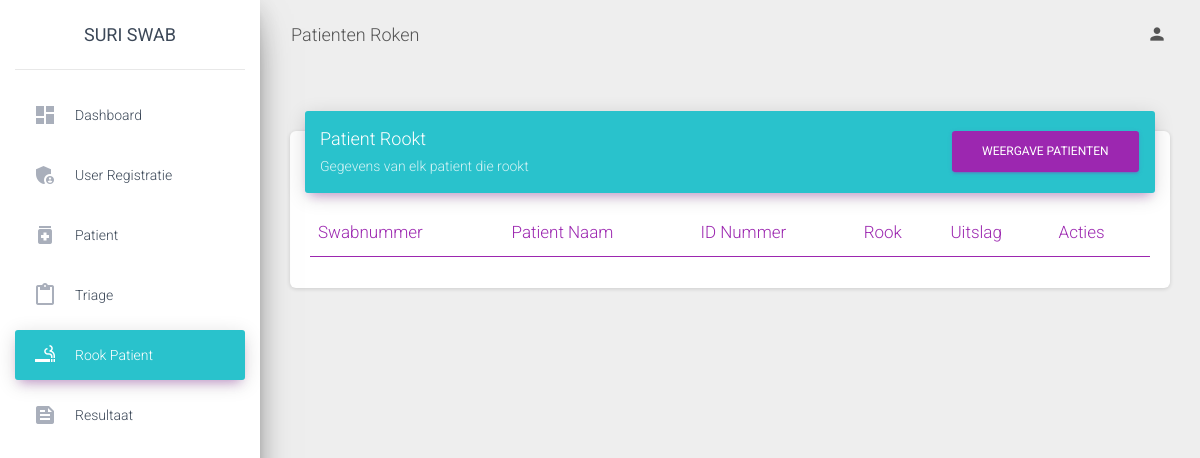
The app's page /admin/view/rook.php, older data.
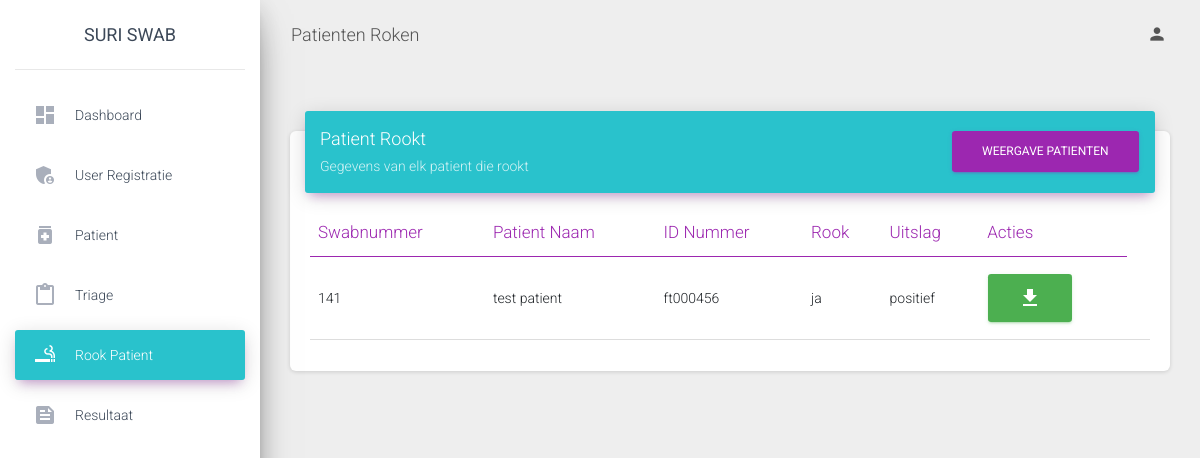
The same page, newer data.
### tables this page shows
CREATE TABLE `resultaat` (
  `swabnummer` int(11) NOT NULL,
  `triagenummer` int(11) NOT NULL,
  `id_patient` int(11) NOT NULL,
  `id_gebruikers` int(11) NOT NULL,
  `id_district` int(11) NOT NULL,
  `datum_resultaat` date NOT NULL,
  `uitslag` varchar(30) NOT NULL,
  `overleg` varchar(30) NOT NULL,
  `ziek` varchar(30) NOT NULL,
  `omschrijving` text NOT NULL,
  `transport` varchar(30) NOT NULL
);

CREATE TABLE `patient` (
  `id_patient` int(11) NOT NULL,
  `id_gebruikers` int(11) NOT NULL,
  `id_district` int(11) NOT NULL,
  `naam` varchar(30) NOT NULL,
  `voornaam` varchar(30) NOT NULL,
  `nationaliteit` varchar(30) NOT NULL,
  `id_nummer` varchar(30) NOT NULL,
  `geslacht` varchar(30) NOT NULL,
  `adres` varchar(30) NOT NULL,
  `geboortedatum` date NOT NULL,
  `datum` date NOT NULL,
  `beroep` varchar(30) NOT NULL,
  `huisarts` varchar(30) NOT NULL
);

CREATE TABLE `triage` (
  `triagenummer` int(11) NOT NULL,
  `id_patient` int(11) NOT NULL,
  `id_gebruikers` int(11) NOT NULL,
  `datum_traige` date NOT NULL,
  `ziekten` varchar(30) NOT NULL,
  `contact_naam` varchar(30) NOT NULL,
  `contact_datum` date NOT NULL,
  `contact_omschrijving` text NOT NULL,
  `contact` text NOT NULL,
  `bewezen` varchar(30) NOT NULL,
  `contact_ziek` varchar(30) NOT NULL,
  `roken` varchar(30) NOT NULL,
  `hoesten` varchar(30) NOT NULL,
  `kortademig` varchar(30) NOT NULL,
  `keelpijn` varchar(30) NOT NULL,
  `koorts` varchar(30) NOT NULL,
  `rillingen` varchar(30) NOT NULL,
  `hoofdpijn` varchar(30) NOT NULL,
  `spierpijn` varchar(30) NOT NULL,
  `misselijkheid` varchar(30) NOT NULL,
  `diarree` varchar(30) NOT NULL,
  `Vsmaak` varchar(30) NOT NULL,
  `Vreuk` varchar(30) NOT NULL,
  `Asymp` varchar(30) NOT NULL,
  `omschrijving` text NOT NULL,
  `Zindruk` varchar(30) NOT NULL,
  `Momschrijving` text NOT NULL,
  `swab` varchar(30) NOT NULL,
  `dhoesten` date NOT NULL,
  `dkortademigheid` date NOT NULL,
  `dkeelpijn` date NOT NULL,
  `dkoorts` date NOT NULL,
  `drillingen` date NOT NULL,
  `dhoofdpijn` date NOT NULL,
  `dspierpijn` date NOT NULL,
  `dmisselijkheid` date NOT NULL,
  `ddiarree` date NOT NULL,
  `dsmaak` date NOT NULL,
  `dreuk` date NOT NULL,
  `dsymptomen` date NOT NULL
);

### admin/view/rook.php (the view, shortened to what the changed rows need)
<?php
include '../../db/connection.php';
?>
<!DOCTYPE html>
<html lang="en">
<head>
  <link rel="stylesheet" href="https://maxcdn.bootstrapcdn.com/font-awesome/latest/css/font-awesome.min.css">
  <link href="https://cdn.jsdelivr.net/npm/bootstrap@5.0.1/dist/css/bootstrap.min.css" rel="stylesheet">
  <link href="../../assets/css/material-dashboard.css?v=2.1.2" rel="stylesheet" />
  <link href="../../assets/demo/demo.css" rel="stylesheet" />
 <link href="https://cdn.datatables.net/1.10.25/css/dataTables.bootstrap5.min.css" rel="stylesheet">
</head>
<body class="">
  <div class="wrapper ">
    <div class="main-panel">
  <div class="content">
    <div class="container-fluid">
          <div class="row">
            <div class="col-md-12">
              <div class="card">
                <div class="card-body">
                  <div class="table-responsive">
                    <table class="table" id="myTable">
                      <thead class=" text-primary">
                        <th>
                          Swabnummer
                        </th>
                        <th>
                          Patient Naam
                        </th>
                        <th>
                          ID Nummer
                        </th>
                        <th>
                          Rook
                        </th>
                        <th>
                          Uitslag
                        </th>
                        <th>
                        Acties
                        </th>
                      </thead>
                      <tbody>
                      <?php
                      $sql = "SELECT * FROM resultaat LEFT JOIN triage ON triage.triagenummer = resultaat.triagenummer LEFT JOIN patient ON patient.id_patient = resultaat.id_patient WHERE roken='ja' AND uitslag = 'positief'";
                      $result = $conn->query($sql);
                                    if ($result->num_rows > 0) {
                                        while ($row = $result->fetch_assoc()) {
                      ?>
                      <tr>
                                                <td><?php echo $row['swabnummer']; ?></td>
                                                <td><?php echo $row['naam']; ?></td>
                                                <td><?php echo $row['id_nummer']; ?></td>
                                                <td><?php echo $row['roken']; ?></td>
                                                <td><?php echo $row['uitslag']; ?></td>
                                                <td><a href="../../admin/backend/pdfrook.php?id=<?php echo $row['swabnummer']; ?>"  class="btn btn-success material-icons" >file_download</a><td>
                      </tr>
                                    <?php
                                        }
                                    } else {
                                      echo "";
                                    }
                                    ?>
                      </tbody>
                    </table>
                  </div>
                </div>
              </div>
            </div>
          </div>
        </div>
      </div>
</body>
</html>

Row changes from the older to the newer data that the page shows:
added resultaat: swabnummer "141", id_patient.naam "test patient", id_patient.id_nummer "ft000456", triagenummer.roken "ja", uitslag "positief"
